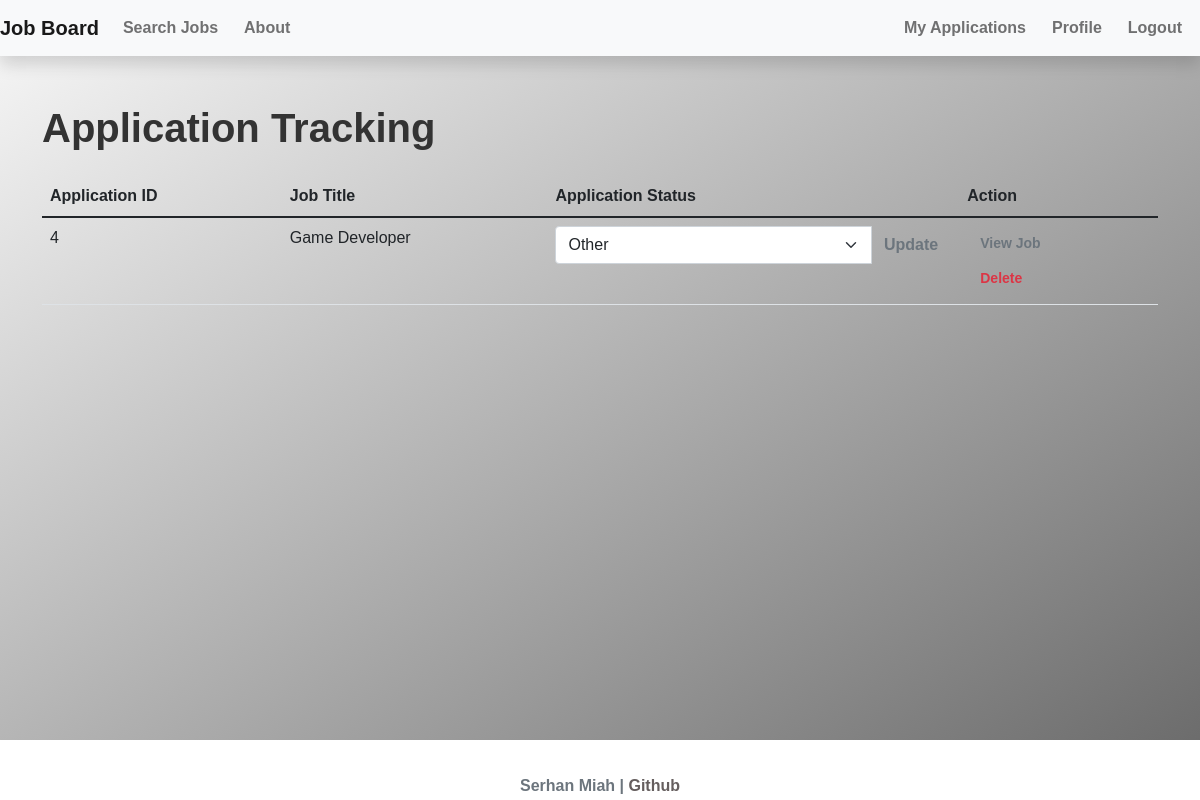
Page /applications (signed in) on the earlier database version.
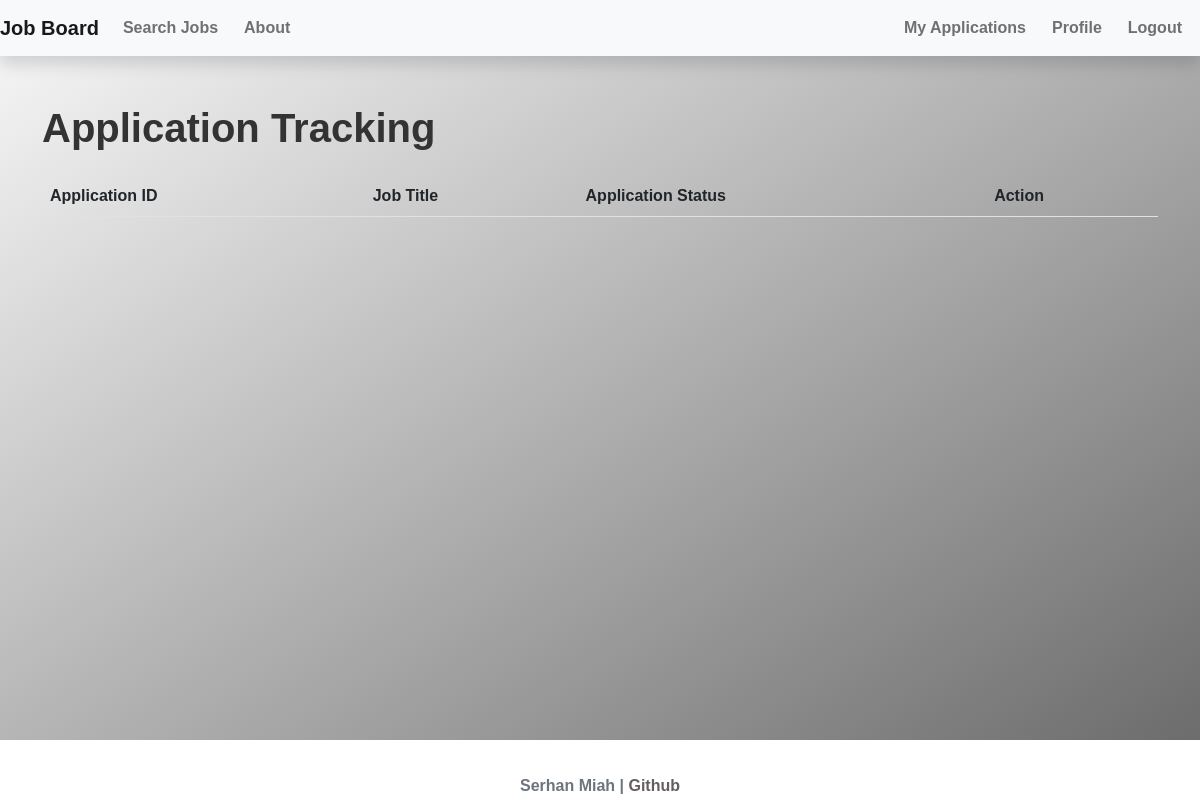
Same page on the later database version.
### project/models.py (models this page shows, shortened)
class Application(db.Model):
    id = db.Column(db.Integer, primary_key=True)
    name = db.Column(db.String(255), nullable=False)
    email = db.Column(db.String(255), nullable=False)
    phone = db.Column(db.String(255), nullable=False)
    resume = db.Column(db.String(255), nullable=False)
    date_applied = db.Column(db.DateTime, nullable=False, default=datetime.utcnow)
    job_id = db.Column(db.Integer, db.ForeignKey('job.id'), nullable=False)
    user_id = db.Column(db.Integer, db.ForeignKey('user.id'), nullable=False)
    user = db.relationship('User', backref='applications')

class Job(db.Model):
    id = db.Column(db.Integer, primary_key=True)
    title = db.Column(db.String(100), nullable=False)
    company = db.Column(db.String(100), nullable=False)
    description = db.Column(db.String(1000), nullable=False)
    location = db.Column(db.String(100), nullable=False)
    salary_min = db.Column(db.Integer)
    salary_max = db.Column(db.Integer)
    date_posted = db.Column(db.DateTime, nullable=False, default=datetime.utcnow)
    is_active = db.Column(db.Boolean, nullable=False, default=True)
    applicants = db.relationship('Application', backref='job', lazy=True)

### project/applicants/routes.py (the view)
@applicants_bp.route('/applications')
def application_list():
    applications = Application.query.all()
    return render_template('application_list.html', applications=applications)

### project/models.py (called while the page is built)
@login_manager.user_loader
def load_user(user_id):
    return User.query.get(int(user_id))

### project/templates/application_list.html (shortened to what this page needs)
{% extends "base.html" %}
{% block content %}
  <h1 class="mb-4">Application Tracking</h1>
  <table class="table">
    <thead class="table-header">
      <tr>
        <th class="header-cell">Application ID</th>
        <th class="header-cell">Job Title</th>
        <th class="header-cell">Application Status</th>
        <th class="header-cell">Action</th>
      </tr>
    </thead>
    <tbody>
      {% for application in current_user.applications %}
          <tr>
          <td>{{ application.id }}</td>
          <td>{{ application.job.title }}</td>
          <td>
            <form action="{{ url_for('applicants.update_application_status', application_id=application.id, status='accepted') }}" method="post">
              <div class="input-group">
                <select class="form-select" name="status">
                  <option value="Other" {% if application.status not in ['Accepted', 'Declined', 'Rejected'] %} selected {% endif %}>Other</option>
                </select>
                <button type="submit" class="btn btn-outline-secondary">Update</button>
              </div>
            </form>
          </td>
          <td>
            <a href="{{ url_for('job_board.job_detail', job_id=application.job.id) }}" class="btn btn-sm btn-outline-secondary">View Job</a>
            <form action="{{ url_for('applicants.delete_application', application_id=application.id) }}" method="post" onsubmit="return confirm('Are you sure you want to delete this application?')">
              <button type="submit" class="btn btn-sm btn-outline-danger">Delete</button>
            </form>
          </td>
        </tr>
      {% endfor %}
    </tbody>
  </table>
{% endblock %}

Differences in the rows shown:
removed Application: id "4", job "Game Developer", status "Other"
